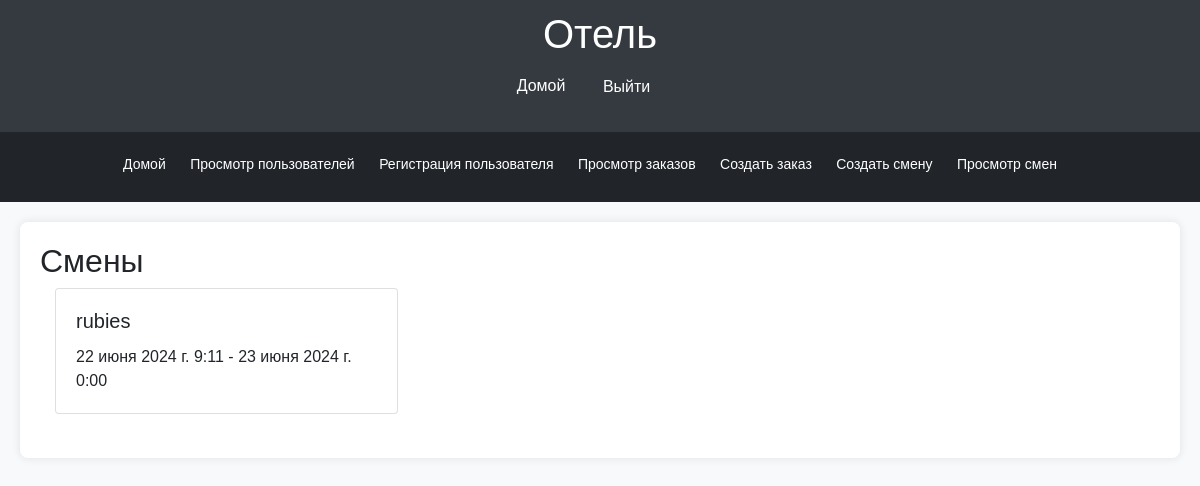
/view_shifts/ (signed in), run on the app's committed database.
### hotel/models.py (models this page shows, shortened)
class Shift(models.Model):
    user = models.ForeignKey(User, related_name='shifts', on_delete=models.CASCADE)  # Пользователь, которому назначена смена
    start_time = models.DateTimeField()  # Время начала смены
    end_time = models.DateTimeField()  # Время окончания смены

class User(AbstractUser):
    ROLE_CHOICES = (
        ('менеджер', 'Менеджер'),
        ('сотрудник_обслуживания_номеров', 'Сотрудник обслуживания номеров'),
        ('сотрудник_предоставления_услуг', 'Сотрудник предоставления услуг отеля'),
    )
    STATUS_CHOICES = (
        ('работает', 'Работает'),
        ('уволен', 'Уволен'),
    )
    role = models.CharField(max_length=50, choices=ROLE_CHOICES)  # Роль пользователя
    first_name = models.CharField(max_length=30)  # Имя пользователя
    last_name = models.CharField(max_length=30)  # Фамилия пользователя
    father_name = models.CharField(max_length=30, default='-')  # Отчество пользователя
    status = models.CharField(max_length=30, choices=STATUS_CHOICES, default='работает')  # Статус пользователя

### hotel/views.py (the view)
# urls.py: path('view_shifts/', view_shifts, name='view_shifts'),
@login_required
def view_shifts(request):
    if request.user.role not in ['manager','менеджер']:
        return redirect('home')
    shifts = Shift.objects.all()  # Получение всех смен
    return render(request, 'hotel/view_shifts.html', {'shifts': shifts})

### hotel/templates/hotel/view_shifts.html
{% extends 'base_generic.html' %}
{% block content %}
  <h2>Смены</h2>
  <div class="container">
    <div class="row">
      {% for shift in shifts %}
        <div class="col-md-4 mb-4">
          <div class="card">
            <div class="card-body">
              <h5 class="card-title">{{ shift.user.username }}</h5>
              <p class="card-text">{{ shift.start_time }} - {{ shift.end_time }}</p>
            </div>
          </div>
        </div>
      {% endfor %}
    </div>
  </div>
{% endblock %}

### hotel/templates/base_generic.html (style rules this page uses)
body { font-family: Arial, sans-serif; background-color: #f8f9fa; margin: 0; padding: 0; }

### data on the page
Shift: user.username "rubies", start_time "22 июня 2024 г. 9:11", end_time "23 июня 2024 г. 0:00"
